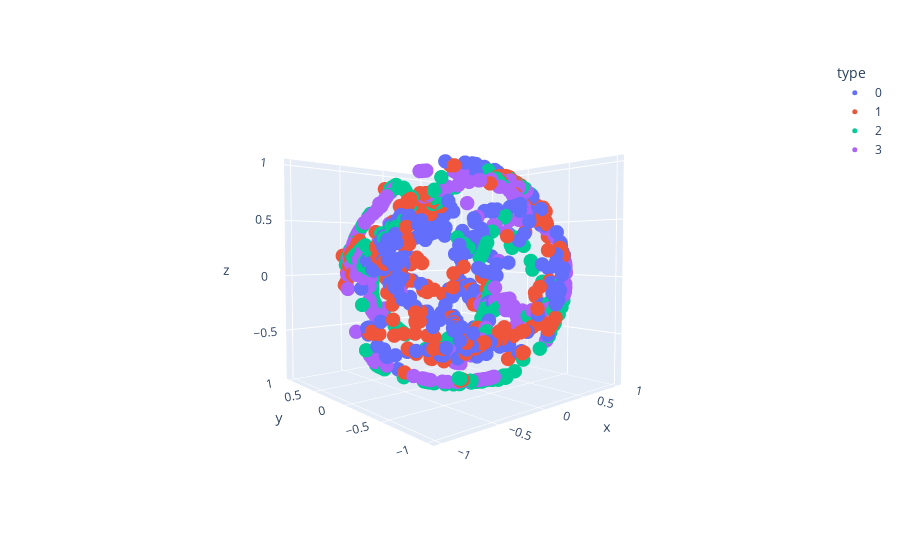

Notebook source saved alongside this figure:
### Code cell
b=1
points = torch.tensor(pred_points[0])
b_points = torch.tensor(pred_points[b])
cov_b_points = torch.cov(b_points.T)
print(cov_b_points)
points = points @ cov_b_points
#points = torch.tensordot(points, (model.comps[b-1] + model.comps[b-1].T)/2, dims=1)
points /= torch.linalg.norm(points, dim=-1, keepdim=True)
new_points = [ptrs.copy() for ptrs in pred_points]
new_points[0] = points.detach()
df = pd.DataFrame(np.concatenate(new_points, axis=0), columns=['x', 'y', 'z'])
df['type'] = sum([[f'{i}']*300 for i in range(modes+1)], [])
fig = px.scatter_3d(df, x='x', y='y', z='z', color='type')
fig.update_traces(marker={'size': 5})
fig.show()

### Figure 1 — Plotly figure (JSON) as saved in the notebook; plotly's stock layout.template omitted (floating-point values rounded to 4 significant figures; data arrays with more than 128 entries replaced by an {"elided": "..."} marker saying what was removed)
{"data": [{"hovertemplate": "type=0<br>x=%{x}<br>y=%{y}<br>z=%{z}<extra></extra>", "legendgroup": "0", "marker": {"color": "#636efa", "size": 5, "symbol": "circle"}, "mode": "markers", "name": "0", "scene": "scene", "showlegend": true, "type": "scatter3d", "x": {"elided": "300 float values"}, "y": {"elided": "300 float values"}, "z": {"elided": "300 float values"}}, {"hovertemplate": "type=1<br>x=%{x}<br>y=%{y}<br>z=%{z}<extra></extra>", "legendgroup": "1", "marker": {"color": "#EF553B", "size": 5, "symbol": "circle"}, "mode": "markers", "name": "1", "scene": "scene", "showlegend": true, "type": "scatter3d", "x": {"elided": "300 float values"}, "y": {"elided": "300 float values"}, "z": {"elided": "300 float values"}}, {"hovertemplate": "type=2<br>x=%{x}<br>y=%{y}<br>z=%{z}<extra></extra>", "legendgroup": "2", "marker": {"color": "#00cc96", "size": 5, "symbol": "circle"}, "mode": "markers", "name": "2", "scene": "scene", "showlegend": true, "type": "scatter3d", "x": {"elided": "300 float values"}, "y": {"elided": "300 float values"}, "z": {"elided": "300 float values"}}, {"hovertemplate": "type=3<br>x=%{x}<br>y=%{y}<br>z=%{z}<extra></extra>", "legendgroup": "3", "marker": {"color": "#ab63fa", "size": 5, "symbol": "circle"}, "mode": "markers", "name": "3", "scene": "scene", "showlegend": true, "type": "scatter3d", "x": {"elided": "300 float values"}, "y": {"elided": "300 float values"}, "z": {"elided": "300 float values"}}], "layout": {"autosize": true, "legend": {"title": {"text": "type"}, "tracegroupgap": 0}, "margin": {"t": 60}, "scene": {"aspectmode": "auto", "aspectratio": {"x": 1.018, "y": 1.021, "z": 0.9618}, "camera": {"center": {"x": 0, "y": 0, "z": 0}, "eye": {"x": -1.424, "y": -1.629, "z": 0.08407}, "projection": {"type": "perspective"}, "up": {"x": 0, "y": 0, "z": 1}}, "domain": {"x": [0, 1], "y": [0, 1]}, "xaxis": {"title": {"text": "x"}, "type": "linear"}, "yaxis": {"title": {"text": "y"}, "type": "linear"}, "zaxis": {"title": {"text": "z"}, "type": "linear"}}}}
